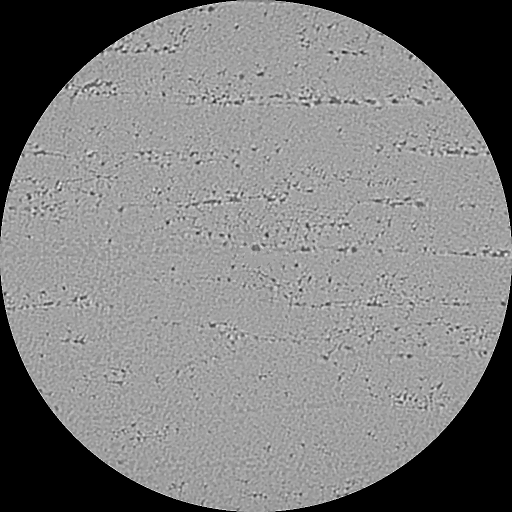
#> input picture tests/test_images/test_0000.tif, 1024 x 1024 px (shown at 1/2 size); its folder holds only this picture in this run
$ python -i fiber_trajectory.py   (imports and definitions only)
#> lines starting #> are read from the running program, lines starting #| are printed output that depends on the picture; after the words box and inside, x2 and y2 are one past the last pixel; in counts of white or black regions, pixels touching at a corner belong together
#> further down, picture is the input picture: shape (1024, 1024); min 0, max 255, mean 125.5
### vmm/logger.py
"""
Logging utilities for VMM-FRC application.

Provides centralized logging to both console and file, with GUI access.
"""
import logging
import sys
from pathlib import Path
from datetime import datetime
import os


class VMMLLogger:
    """Centralized logger for VMM-FRC application."""

    _instance = None
    _log_file = None
    _logger = None

    def __new__(cls):
        if cls._instance is None:
            cls._instance = super(VMMLLogger, cls).__new__(cls)
            cls._instance._initialize()
        return cls._instance

    def _initialize(self):
        """Initialize logger with file and console handlers."""
        # Create logs directory
        log_dir = Path.home() / '.vmm-frc' / 'logs'
        log_dir.mkdir(parents=True, exist_ok=True)

        # Create log file with timestamp
        timestamp = datetime.now().strftime('%Y%m%d_%H%M%S')
        self._log_file = log_dir / f'vmm_log_{timestamp}.txt'

        # Create logger
        self._logger = logging.getLogger('VMM-FRC')
        self._logger.setLevel(logging.DEBUG)

        # Prevent duplicate handlers
        if self._logger.handlers:
            self._logger.handlers.clear()

        # File handler
        file_handler = logging.FileHandler(self._log_file, encoding='utf-8')
        file_handler.setLevel(logging.DEBUG)
        file_formatter = logging.Formatter(
            '%(asctime)s [%(levelname)s] %(message)s',
            datefmt='%Y-%m-%d %H:%M:%S'
        )
        file_handler.setFormatter(file_formatter)
        self._logger.addHandler(file_handler)

        # Console handler (for backward compatibility with print statements)
        console_handler = logging.StreamHandler(sys.stdout)
        console_handler.setLevel(logging.INFO)
        console_formatter = logging.Formatter('[%(levelname)s] %(message)s')
        console_handler.setFormatter(console_formatter)
        self._logger.addHandler(console_handler)

        self._logger.info(f"VMM-FRC logging initialized: {self._log_file}")

    def get_logger(self):
        """Get the logger instance."""
        return self._logger

    def get_log_file(self):
        """Get the current log file path."""
        return self._log_file

    # [27 lines left out: functions get_recent_logs, get_all_logs, get_log_directory, not called in this run]


# Global logger instance
_vmm_logger = VMMLLogger()


def get_logger():
    """Get the VMM-FRC logger instance."""
    return _vmm_logger.get_logger()


def get_log_file():
    """Get the current log file path."""
    return _vmm_logger.get_log_file()


def get_recent_logs(n_lines=500):
    """Get recent log entries."""
    return _vmm_logger.get_recent_logs(n_lines)


def get_all_logs():
    """Get all log entries."""
    return _vmm_logger.get_all_logs()


def get_log_directory():
    """Get the logs directory."""
    return _vmm_logger.get_log_directory()


# Convenience functions for different log levels
def debug(msg):
    """Log debug message."""
    get_logger().debug(msg)


def info(msg):
    """Log info message."""
    get_logger().info(msg)


def warning(msg):
    """Log warning message."""
    get_logger().warning(msg)


def error(msg):
    """Log error message."""
    get_logger().error(msg)


def critical(msg):
    """Log critical message."""
    get_logger().critical(msg)

### vmm/fiber_trajectory.py
"""
Fiber trajectory generation module.

This module provides functionality to generate fiber trajectories based on
orientation tensor data from CT scan analysis.
"""

import numpy as np
from scipy.stats.qmc import PoissonDisk
from scipy.spatial import KDTree
from vmm.logger import get_logger

logger = get_logger()
from scipy.ndimage import map_coordinates, distance_transform_edt, gaussian_filter1d
from skimage.feature import peak_local_max
from skimage.segmentation import watershed
from skimage.measure import regionprops
from skimage.filters import threshold_otsu
import numba
import pyvista as pv


class FiberTrajectory:
    """
    Class to generate and manage fiber trajectories in a 3D domain.

    Fiber initial positions are generated using Poisson disk sampling to ensure
    non-overlapping distribution. Trajectories are computed by propagating fibers
    along the direction specified by the reference vector.

    The propagation axis is determined by the reference vector:
    - [1, 0, 0] or similar -> propagate along X axis (sample in YZ plane)
    - [0, 1, 0] or similar -> propagate along Y axis (sample in XZ plane)
    - [0, 0, 1] or similar -> propagate along Z axis (sample in XY plane, default)
    """

    # [251 lines left out: functions __init__, _log, initialize, initialize_from_image, not called in this run]

    def get_num_fibers(self) -> int:
        """Return the number of fibers."""
        return len(self.points) if self.points is not None else 0

    def get_initial_points(self) -> np.ndarray:
        """Return the initial fiber positions."""
        return self.points.copy() if self.points is not None else None

    def get_trajectories(self) -> list:
        """Return all trajectory data (slice-based format for backward compatibility)."""
        return self.trajectories.copy()

    def get_fiber_trajectories(self) -> list:
        """Return per-fiber trajectory data (variable length trajectories)."""
        return self.fiber_trajectories.copy()

    def get_fiber_tilt_xz(self) -> list:
        """Return per-fiber X-Z plane tilt angle data (variable length)."""
        return self.fiber_tilt_xz.copy()

    def get_fiber_tilt_yz(self) -> list:
        """Return per-fiber Y-Z plane tilt angle data (variable length)."""
        return self.fiber_tilt_yz.copy()

    def get_fiber_azimuth(self) -> list:
        """Return per-fiber X-Y plane azimuth angle data (variable length)."""
        return self.fiber_azimuth.copy()

    def get_tilt_xz(self) -> list:
        """Return X-Z plane tilt angles at each trajectory step."""
        return self.tilt_xz.copy()

    def get_tilt_yz(self) -> list:
        """Return Y-Z plane tilt angles at each trajectory step."""
        return self.tilt_yz.copy()

    def get_azimuth(self) -> list:
        """Return X-Y plane azimuth angles at each trajectory step."""
        return self.azimuth.copy()

    # [1959 lines left out: functions compute_geometric_misalignment, _geometric_angles_at_slice, propagate, propagate_rk4, propagate_with_detection, _resample_empty_regions and 12 more, not called in this run]


def detect_fiber_centers(
    image: np.ndarray,
    min_diameter: float = 5.0,
    max_diameter: float = 20.0,
    min_distance: int = 5,
    valid_mask: np.ndarray = None,
    return_labels: bool = False,
    threshold_percentile: float = None
) -> tuple:
    """
    Detect fiber centers from a 2D cross-section image using watershed segmentation.

    This function uses Otsu thresholding, distance transform, and watershed
    segmentation to detect individual fiber centers in CT images where fibers
    appear brighter than the surrounding matrix.

    Args:
        image: 2D grayscale image (fiber cross-section).
        min_diameter: Minimum fiber diameter in pixels to accept.
        max_diameter: Maximum fiber diameter in pixels to accept.
        min_distance: Minimum distance between detected peaks for watershed markers.
        valid_mask: Optional mask for valid image region. If None, uses image > 0.
        return_labels: If True, also return watershed labels array.
        threshold_percentile: If provided, use percentile-based thresholding instead of Otsu.
                              For example, 70.0 means threshold at 70th percentile.

    Returns:
        Tuple of (centers, diameters) or (centers, diameters, labels) if return_labels=True:
        - centers: (N, 2) array of fiber center coordinates (x, y)
        - diameters: (N,) array of estimated fiber diameters
        - labels: 2D array of watershed labels (only if return_labels=True)
    """
#> called with min_diameter = 5, max_diameter = 20, min_distance = 5, return_labels = False
    # Create valid mask if not provided
    if valid_mask is None:
        valid_mask = image > 0
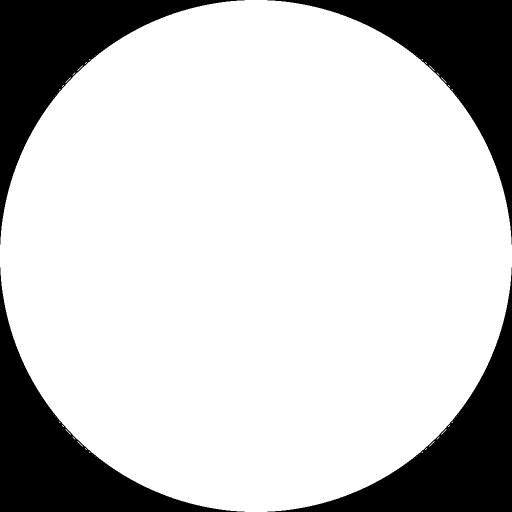
#> valid_mask: shape (1024, 1024) bool (shown at 1/2 size); 78.6% white; 4 black regions, box (x1, y1, x2, y2) and area: (0, 0, 489, 489) 56163, (535, 0, 1024, 489) 56163, (0, 535, 489, 1024) 56163, (535, 535, 1024, 1024) 56163

    # Get valid pixel values for threshold computation
    valid_pixels = image[valid_mask]
    if len(valid_pixels) == 0:
        if return_labels:
            return np.array([]).reshape(0, 2), np.array([]), np.zeros_like(image, dtype=np.int32)
        return np.array([]).reshape(0, 2), np.array([])

    # Thresholding: use percentile-based or Otsu
    if threshold_percentile is not None:
        threshold = np.percentile(valid_pixels, threshold_percentile)
    else:
        threshold = threshold_otsu(valid_pixels)
#> threshold = 156

    # Binary mask of fibers
    binary = (image > threshold) & valid_mask
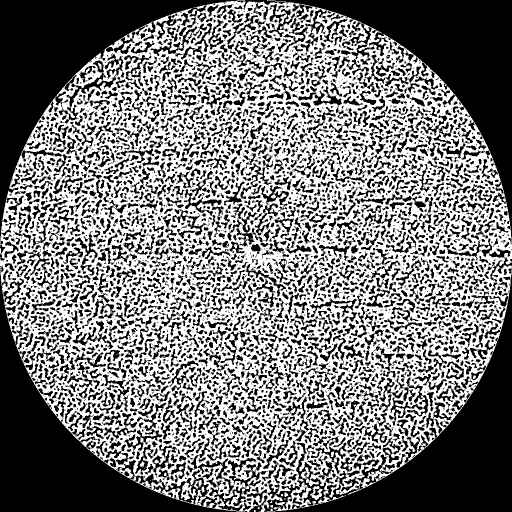
#> binary: shape (1024, 1024) bool (shown at 1/2 size); 49.3% white; 698 white regions (669 under 20 px), largest, box (x1, y1, x2, y2) and area: (0, 0, 1024, 1024) 513281, (361, 965, 394, 1001) 542, (620, 972, 645, 1000) 326

    # Distance transform
    distance = distance_transform_edt(binary)
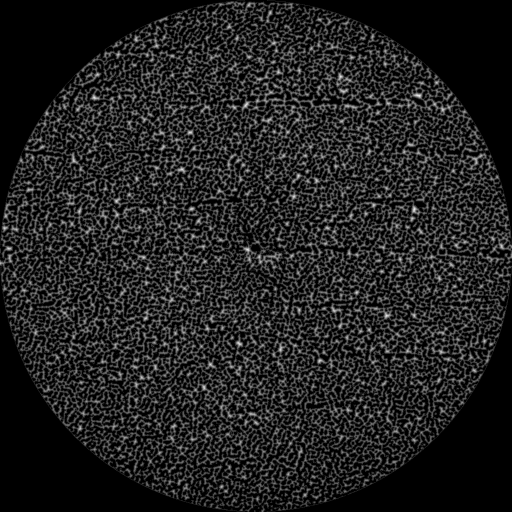
#> distance: shape (1024, 1024) float64 (shown at 1/2 size); min 0, max 7, mean 0.906; drawn with min black and max white

    # Find local maxima (potential fiber centers)
    coords = peak_local_max(
        distance,
        min_distance=min_distance,
        labels=binary,
        exclude_border=False
    )
#> coords = 6351 pairs, first value 0 to 1022, second value 0 to 1023

    if len(coords) == 0:
        if return_labels:
            return np.array([]).reshape(0, 2), np.array([]), np.zeros_like(image, dtype=np.int32)
        return np.array([]).reshape(0, 2), np.array([])

    # Create markers for watershed
    markers = np.zeros_like(binary, dtype=np.int32)
    for i, (y, x) in enumerate(coords):
        markers[y, x] = i + 1
#> this loop made 6351 passes
#> (y, x) on passes 1 to 3: (191, 838), (153, 681), (195, 188)
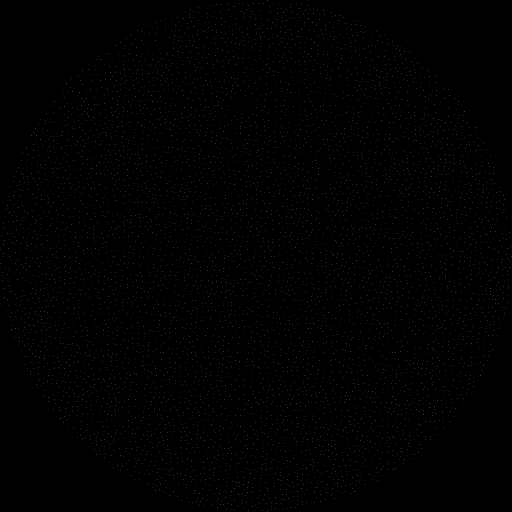
#> markers: shape (1024, 1024) int32 (shown at 1/2 size); 6352 distinct labels, from 0 to 6351; one colour per label, 0 black

    # Watershed segmentation
    labels = watershed(-distance, markers, mask=binary)
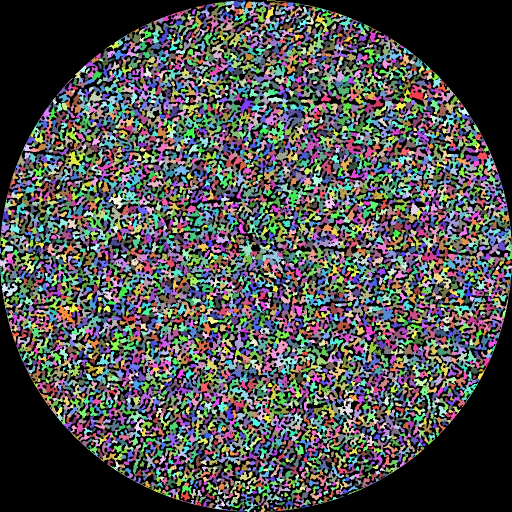
#> labels: shape (1024, 1024) int32 (shown at 1/2 size); 6352 distinct labels, from 0 to 6351; one colour per label, 0 black

    # Get region properties
    props = regionprops(labels)
#> props = 6351 regions

    # Filter by diameter and collect results
    centers = []
    diameters = []
    valid_labels = []  # Track which labels are valid

    for prop in props:
        area = prop.area
        diameter = 2 * np.sqrt(area / np.pi)

        if min_diameter < diameter < max_diameter:
            y, x = prop.centroid
            centers.append([x, y])
            diameters.append(diameter)
            valid_labels.append(prop.label)
#> this loop made 6351 passes
#> (area, diameter, y, x) on passes 2, 3, 4, 9, 10, 11, 13, 14, 15, 16, 17, 18: (252, 17.91, 153.1, 679.4), (310, 19.87, 194.4, 190.7), (261, 18.23, 418.4, 828.1), (193, 15.68, 351.7, 596.9), (267, 18.44, 688, 477.6), (242, 17.55, 722.5, 642.2), (206, 16.2, 456.4, 9.68), (186, 15.39, 585.4, 713), (253, 17.95, 143, 557.6), (291, 19.25, 180.9, 686.4), (282, 18.95, 266, 380), (286, 19.08, 359.8, 633.3)
#> (area, diameter) on passes 1, 5, 6, 7, 8, 12: (384, 22.11), (324, 20.31), (359, 21.38), (369, 21.68), (363, 21.5), (332, 20.56)
#> after the loop, centers = 6295 pairs, first value 0.476 to 1021.5, second value 1.39 to 1020.5; diameters = 6295 values, max 19.93 at index 75, min 5.05 at index 5207, mean 9.77; valid_labels = 6295 values from 2 to 6345

    if len(centers) == 0:
        if return_labels:
            return np.array([]).reshape(0, 2), np.array([]), np.zeros_like(image, dtype=np.int32)
        return np.array([]).reshape(0, 2), np.array([])

    # Create filtered labels array (only keep valid fibers)
    if return_labels:
        filtered_labels = np.zeros_like(labels)
        for new_label, old_label in enumerate(valid_labels, start=1):
            filtered_labels[labels == old_label] = new_label
        return np.array(centers), np.array(diameters), filtered_labels

    return np.array(centers), np.array(diameters)


# [348 lines left out: functions detect_fiber_centers_insegt, create_fiber_distribution, visualize_fiber_points, visualize_fiber_trajectories, not called in this run]

>>> import cv2
>>> picture = cv2.imread('../tests/test_images/test_0000.tif', cv2.IMREAD_GRAYSCALE)
>>> result = detect_fiber_centers(picture)
#> result = 2 point arrays, longest 6295 points
